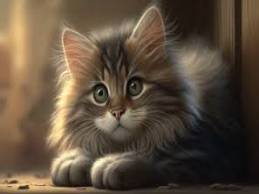
#> input picture pcd4/picture/cat.jpg, 259 x 194 px, found by its file name
$ python brightness.py
#> lines starting #> are read from the running program, lines starting #| are printed output that depends on the picture
import imageio.v3 as img
import numpy as np
import matplotlib.pyplot as plt

def blend (image1,op1,image2,op2):
    img1 = image1.astype(np.float32)
    img2 = image2.astype(np.float32)
    imgBlend = (img1 * op1) + (img2 * op2)
    imgBlend = np.clip(imgBlend,0,255)
    return imgBlend.astype(np.uint8)

img1 = img.imread("C:\\pcd4\\picture\\cat.jpg")
#> img1 is the input picture: shape (194, 259, 3); mean R, G, B 93.4, 77.9, 60.7
img2 = img.imread ("C:\\pcd4\\picture\\deer.jpeg")
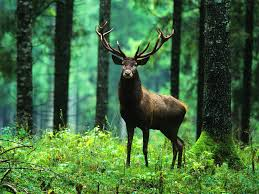
#> input picture pcd4/picture/deer.jpeg, 259 x 194 px, found by its file name
#> img2 is the input picture: shape (194, 259, 3); mean R, G, B 67, 108.7, 62.5

imgBlend = blend(img1,0.5,img2,0.5)
#> in blend, `imgBlend = (img1 * op1) + (img2 * op2)`:
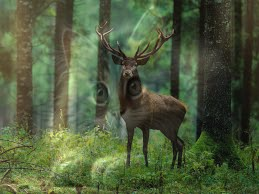
#> imgBlend: shape (194, 259, 3) float32; mean R, G, B 80.2, 93.3, 61.6

img1Hist, bins = np.histogram(img1.flatten(), bins=256, range=[0, 256])
#> img1Hist = 256 values, max 2196 at index 15, min 12 at index 1, mean 588.8; bins = 257 values from 0 to 256
img2Hist, bins = np.histogram(img2.flatten(), bins=256, range=[0, 256])
#> img2Hist = 256 values, max 1950 at index 0, min 14 at index 252, mean 588.8
imgBlendHist, bins = np.histogram(imgBlend.flatten(), bins=256, range=[0, 256])
#> imgBlendHist = 256 values, max 1430 at index 77, min 0 at index 2, mean 588.8

for intensitas, totalPixel in enumerate(imgBlendHist):
    print(f"Intensitas: {intensitas}, Total Pixel: {totalPixel}")
#> this loop made 256 passes
#> totalPixel on passes 1 to 3: 1, 2, 0
#| Intensitas: 0, Total Pixel: 1
#| Intensitas: 1, Total Pixel: 2
#| Intensitas: 2, Total Pixel: 0
#| Intensitas: 3, Total Pixel: 6
#| Intensitas: 4, Total Pixel: 14
#| Intensitas: 5, Total Pixel: 37
#| Intensitas: 6, Total Pixel: 84
#| Intensitas: 7, Total Pixel: 118
#> (further printed lines are left out)

plt.figure(figsize=(10,10))
plt.subplot(3,2,1)
plt.imshow(img1)

plt.subplot(3,2,2)
plt.plot(img1Hist, color= "blue" )

plt.subplot(3,2,3)
plt.imshow(img2)

plt.subplot(3,2,4)
plt.plot(img2Hist, color = "red")

plt.subplot(3,2,5)
plt.imshow(imgBlend)

plt.subplot(3,2,6)
plt.plot(imgBlendHist, color = "black")

plt.tight_layout()
plt.show()
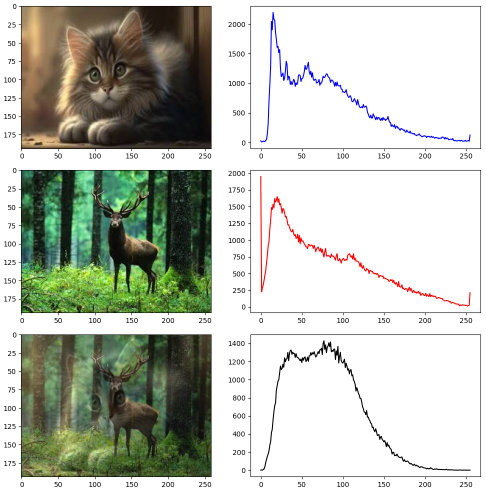
#> figure drawn by matplotlib, 6 panels; panel 2: curve peaks at x = 15, y = 2196; panel 4: curve peaks at x = 0, y = 1950; panel 6: curve peaks at x = 77, y = 1430
